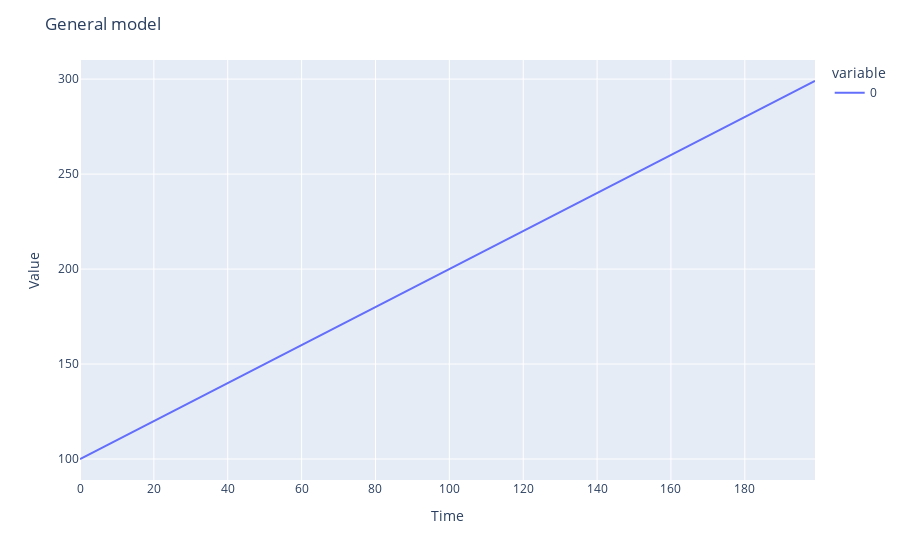

The notebook cell saved with this chart:
### Code cell
# Детерминированный тренд

trend = [1]*nsample
for i in range(1,nsample):
    trend[i] = trend[i-1] + np.random.normal(0, 0)

level = [100]*nsample

for i in range(1,nsample):
    level[i] = level[i-1] + trend[i-1] + np.random.normal(0,0)

fig = px.line(level)
fig.update_layout(title='General model',
                   xaxis_title='Time',
                   yaxis_title='Value')
fig.show()

### Figure 1 — Plotly figure (JSON) as saved in the notebook; plotly's stock layout.template omitted (floating-point values rounded to 4 significant figures; data arrays with more than 128 entries replaced by an {"elided": "..."} marker saying what was removed)
{"data": [{"hovertemplate": "variable=0<br>index=%{x}<br>value=%{y}<extra></extra>", "legendgroup": "0", "line": {"color": "#636efa", "dash": "solid"}, "mode": "lines", "name": "0", "orientation": "v", "showlegend": true, "type": "scatter", "x": {"elided": "200 int values"}, "xaxis": "x", "y": {"elided": "200 int values"}, "yaxis": "y"}], "layout": {"legend": {"title": {"text": "variable"}, "tracegroupgap": 0}, "margin": {"t": 60}, "title": {"text": "General model"}, "xaxis": {"anchor": "y", "domain": [0, 1], "title": {"text": "Time"}}, "yaxis": {"anchor": "x", "domain": [0, 1], "title": {"text": "Value"}}}}
